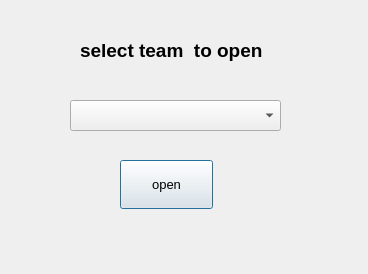
<?xml version="1.0" encoding="UTF-8"?>
<ui version="4.0">
 <class>Dialog</class>
 <widget class="QDialog" name="Dialog">
  <property name="geometry">
   <rect>
    <x>0</x>
    <y>0</y>
    <width>368</width>
    <height>274</height>
   </rect>
  </property>
  <property name="windowTitle">
   <string>Dialog</string>
  </property>
  <widget class="QLabel" name="label">
   <property name="geometry">
    <rect>
     <x>80</x>
     <y>30</y>
     <width>299</width>
     <height>40</height>
    </rect>
   </property>
   <property name="font">
    <font>
     <family>Arial</family>
     <pointsize>14</pointsize>
     <weight>75</weight>
     <bold>true</bold>
    </font>
   </property>
   <property name="text">
    <string>select team  to open</string>
   </property>
  </widget>
  <widget class="QPushButton" name="openbtn">
   <property name="geometry">
    <rect>
     <x>120</x>
     <y>160</y>
     <width>93</width>
     <height>49</height>
    </rect>
   </property>
   <property name="font">
    <font>
     <family>Arial</family>
     <pointsize>10</pointsize>
     <weight>50</weight>
     <italic>false</italic>
     <bold>false</bold>
    </font>
   </property>
   <property name="styleSheet">
    <string notr="true">font: 10pt &quot;Arial&quot;;</string>
   </property>
   <property name="text">
    <string>open</string>
   </property>
  </widget>
  <widget class="QComboBox" name="open_cb">
   <property name="geometry">
    <rect>
     <x>70</x>
     <y>100</y>
     <width>211</width>
     <height>31</height>
    </rect>
   </property>
  </widget>
 </widget>
 <resources/>
 <connections/>
</ui>
